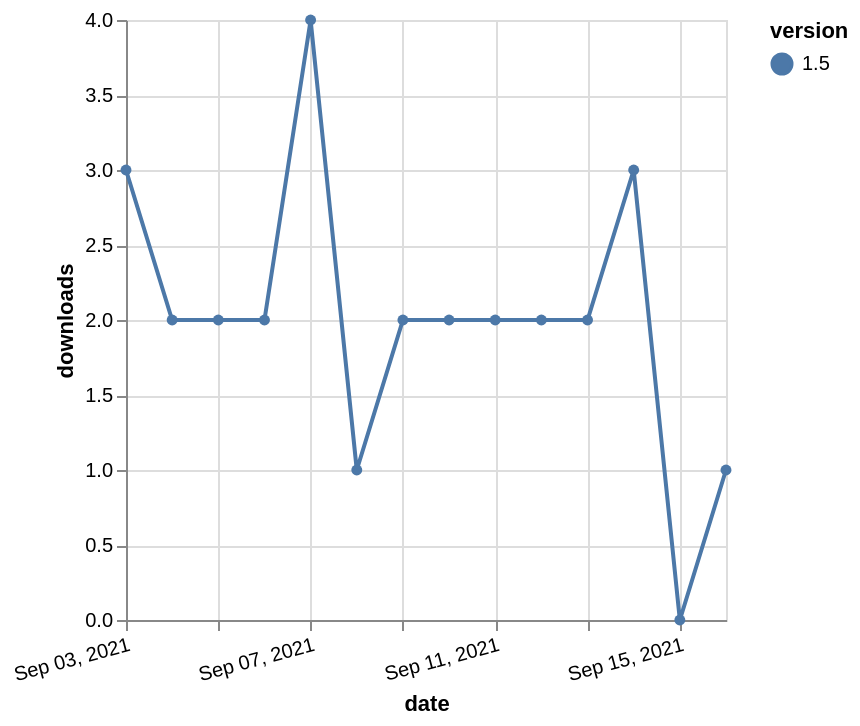

Specify this chart in Vega-Lite:
### Vega-Lite specification from a JSON file in a GitHub repository (floating-point values rounded to 4 significant figures)
{"$schema": "https://vega.github.io/schema/vega-lite/v5.json", "description": "A simple bar chart with embedded data.", "data": {"values": [{"date": "2021-09-03", "total": 1480, "delta": 3, "version": "1.5"}, {"date": "2021-09-04", "total": 1482, "delta": 2, "version": "1.5"}, {"date": "2021-09-05", "total": 1484, "delta": 2, "version": "1.5"}, {"date": "2021-09-06", "total": 1486, "delta": 2, "version": "1.5"}, {"date": "2021-09-07", "total": 1490, "delta": 4, "version": "1.5"}, {"date": "2021-09-08", "total": 1491, "delta": 1, "version": "1.5"}, {"date": "2021-09-09", "total": 1493, "delta": 2, "version": "1.5"}, {"date": "2021-09-10", "total": 1495, "delta": 2, "version": "1.5"}, {"date": "2021-09-11", "total": 1497, "delta": 2, "version": "1.5"}, {"date": "2021-09-12", "total": 1499, "delta": 2, "version": "1.5"}, {"date": "2021-09-13", "total": 1501, "delta": 2, "version": "1.5"}, {"date": "2021-09-14", "total": 1504, "delta": 3, "version": "1.5"}, {"date": "2021-09-15", "total": 1504, "delta": 0, "version": "1.5"}, {"date": "2021-09-16", "total": 1505, "delta": 1, "version": "1.5"}]}, "width": "container", "mark": {"type": "line", "point": {"filled": true}}, "encoding": {"x": {"field": "date", "type": "temporal", "timeUnit": "yearmonthdate", "title": "date", "axis": {"labelAngle": -15}}, "y": {"field": "delta", "type": "quantitative", "title": "downloads"}, "color": {"field": "version", "type": "nominal"}, "tooltip": {"field": "delta"}}}
